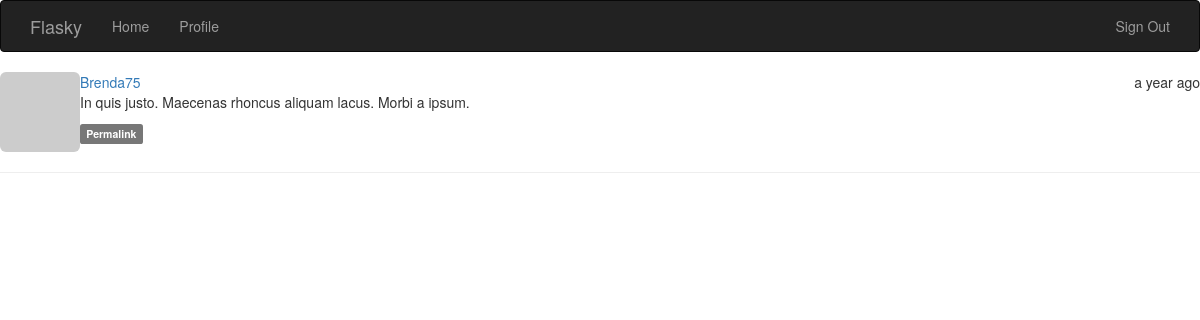
Page /post/1 (signed in) on the committed database.
### app/models.py (models this page shows, shortened)
class Post(db.Model):
    __tablename__ = 'posts'
    id = db.Column(db.Integer, primary_key=True)
    body = db.Column(db.Text)
    timestamp = db.Column(db.DateTime, index=True, default=datetime.utcnow)
    author_id = db.Column(db.Integer, db.ForeignKey('users.id')) #users is the tablename for the User class
    body_html = db.Column(db.Text)

class User(UserMixin, db.Model):
    __tablename__ = 'users'
    id = db.Column(db.Integer, primary_key=True)
    email = db.Column(db.String(64), unique=True, index=True)
    username = db.Column(db.String(64), unique=True, index=True)
    role_id = db.Column(db.Integer, db.ForeignKey('roles.id'))
    password_hash = db.Column(db.String(128))
    confirmed = db.Column(db.Boolean, default=False)
    avatar_hash = db.Column(db.String(32))
    posts = db.relationship('Post', backref='author', lazy='dynamic')
    name = db.Column(db.String(64))
    location = db.Column(db.String(64))
    about_me = db.Column(db.Text())
    member_since = db.Column(db.DateTime(), default=datetime.utcnow) #utcnow NOT utcnow(), to get the actual current_time at creation
    last_seen = db.Column(db.DateTime(), default=datetime.utcnow)
    @property
    def password(self):
        raise AttributeError('password is not a readable attribute')
    def can(self, permissions):
        return self.role is not None and \
            (self.role.permissions & permissions) == permissions
    def is_administrator(self):
        return self.can(Permission.ADMINISTER)
    def ping(self):
        self.last_seen = datetime.utcnow()
        db.session.add(self)
    def gravatar(self, size=100, default='identicon', rating='g'):
        if request.is_secure:
            url = 'https://secure.gravatar.com/avatar'
        else:
            url = 'http://www.gravatar.com/avatar'
        return '{url}/{hash}?s={size}&d={default}&r={rating}'.format(
            url=url, hash=self.avatar_hash or hashlib.md5(self.email.encode('utf-8')).hexdigest(),
            size=size, default=default, rating=rating)

### app/main/views.py (the view)
@main.route('/post/<int:id>')
def post(id):
    post = Post.query.get_or_404(id)
    print(post.body)
    return render_template('post.html', posts=[post])

### app/auth/views.py (called while the page is built)
@auth.before_app_request
def before_request():
    if current_user.is_authenticated:
        current_user.ping()
        if not current_user.confirmed and request.endpoint[:5] != 'auth.':
            return redirect(url_for('auth.unconfirmed'))

### app/main/__init__.py (called while the page is built)
@main.app_context_processor
def inject_permissions():
    return dict(Permission=Permission)

### app/models.py (called while the page is built)
@login_manager.user_loader #callback function for flask_login to turn an ID into a User object
def load_user(user_id):
    return User.query.get(int(user_id))

### app/templates/post.html (shortened to what this page needs)
{% extends 'base.html' %}
{% block content %}
  {% include '_posts.html' %}
{% endblock %}

### app/templates/_posts.html (shortened to what this page needs)
<ul class="posts">
  {% for post in posts %}
  <li class="post">
    <div class="profile-thumbnail">
      <a href="{{ url_for('.user', username=post.author.username) }}">
        <img class="img-rounded profile-thumbnail2" src="{{ post.author.gravatar(size=40) }}">
      </a>
    </div>
    <div class="post-date"> {{ moment(post.timestamp).fromNow() }} </div>
    <div class="post-author">
      <a href="{{ url_for('.user', username=post.author.username) }}"> {{ post.author.username|capitalize }} </a>
    </div>
    <div class="post-body">
      {% if post.body_html %}
        {{ post.body_html | safe }}
      {% else %}
        {{ post.body }}
      {% endif %}
    </div>
    <div class="post-footer">
        <a href="{{ url_for('.post', id=post.id) }}"> <span class="label label-default">Permalink</span> </a>
    </div>
  </li>
  <hr>
  {% endfor %}
</ul>

### app/templates/_posts.html (style rules this page uses)
.post { list-style: none; margin-bottom: 30px; }
.profile-thumbnail2 { display: inline; float: left; }
.post-date { float: right; }
.post-body, .post-author { margin-left: 50px; }
.posts { padding-left: 0px; }

### rows in the picture
Post: timestamp "a year ago", author.username "Brenda75", body_html "In quis justo. Maecenas rhoncus aliquam lacus. Morbi a ipsum."
